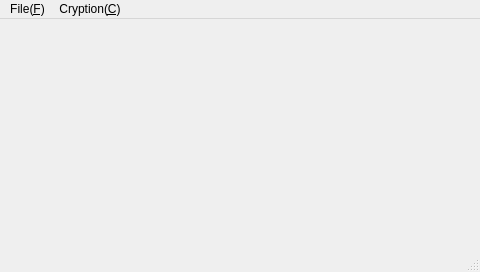
<?xml version="1.0" encoding="UTF-8"?>
<ui version="4.0">
 <class>pMainWindow</class>
 <widget class="QMainWindow" name="pMainWindow">
  <property name="geometry">
   <rect>
    <x>0</x>
    <y>0</y>
    <width>480</width>
    <height>272</height>
   </rect>
  </property>
  <property name="windowTitle">
   <string>MainWindow</string>
  </property>
  <widget class="QWidget" name="centralwidget">
   <layout class="QHBoxLayout" name="horizontalLayout">
    <item>
     <widget class="QLabel" name="plabel">
      <property name="text">
       <string/>
      </property>
     </widget>
    </item>
   </layout>
  </widget>
  <widget class="QMenuBar" name="menubar">
   <property name="geometry">
    <rect>
     <x>0</x>
     <y>0</y>
     <width>480</width>
     <height>25</height>
    </rect>
   </property>
   <widget class="QMenu" name="menuFile_F">
    <property name="title">
     <string>File(&amp;F)</string>
    </property>
    <addaction name="actionOpen_O"/>
    <addaction name="actionSave_S"/>
    <addaction name="actionSave_as_A"/>
    <addaction name="separator"/>
    <addaction name="actionQuit_Q"/>
   </widget>
   <widget class="QMenu" name="menuCryption_C">
    <property name="title">
     <string>Cryption(&amp;C)</string>
    </property>
    <addaction name="actionEncryption_E"/>
    <addaction name="actionDecryption_D"/>
   </widget>
   <addaction name="menuFile_F"/>
   <addaction name="menuCryption_C"/>
  </widget>
  <widget class="QStatusBar" name="statusbar"/>
  <action name="actionOpen_O">
   <property name="text">
    <string>Open(&amp;O)</string>
   </property>
  </action>
  <action name="actionSave_S">
   <property name="text">
    <string>Save(&amp;S)</string>
   </property>
  </action>
  <action name="actionSave_as_A">
   <property name="text">
    <string>Save as(&amp;A)</string>
   </property>
  </action>
  <action name="actionQuit_Q">
   <property name="text">
    <string>Quit(&amp;Q)</string>
   </property>
  </action>
  <action name="actionEncryption_E">
   <property name="text">
    <string>Encryption(&amp;E)</string>
   </property>
  </action>
  <action name="actionDecryption_D">
   <property name="text">
    <string>Decryption(&amp;D)</string>
   </property>
  </action>
 </widget>
 <resources/>
 <connections/>
</ui>
